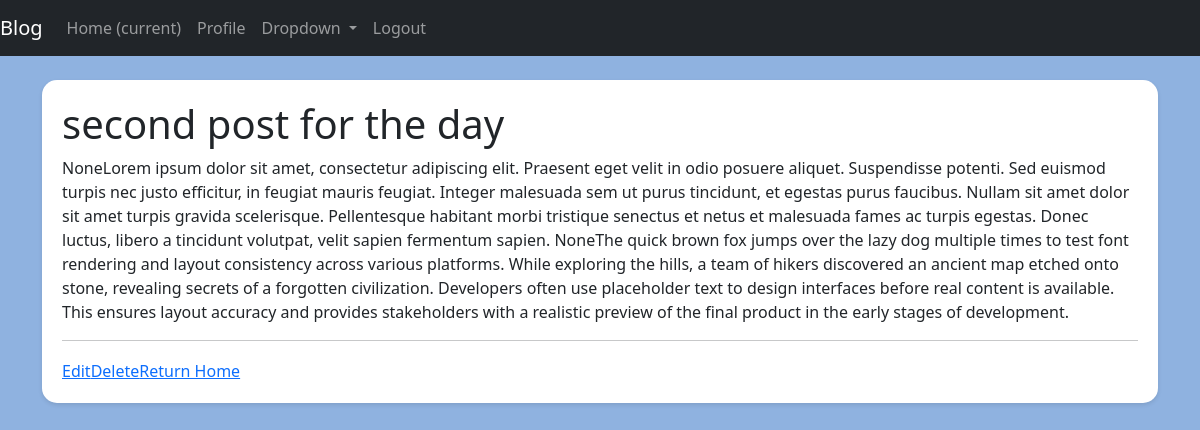
The page /blog/post/2 (signed in) on the database its author committed.
### blog/models.py (models this page shows, shortened)
class Post(models.Model):
    title = models.CharField(max_length=200)
    content = models.TextField()
    created_at = models.DateTimeField(auto_now_add=True)

### blog/views.py (the view)
# urls.py: path("post/<int:pk>", views.post_details, name="post-detail"),
@login_required
def post_details(request, pk):
    post = get_object_or_404(Post, pk=pk)
    return render(request, 'blog/post_detail.html', {'post':post})

### blog/templates/blog/post_detail.html
{% extends "blog/base.html" %}
{% block content %}
    <div class="content-section">
        <h1>{{post.title}}</h1>
        <p>{{post.content}}</p>
        <hr>
        <div class="btn-group">
            <a href="{% url 'post-update' post.pk%}">Edit</a>
            <a href="{% url 'post-delete' post.pk%}">Delete</a>
            <a href="{% url 'home' %}">Return Home</a>
        </div>
    </div>
{% endblock content %}

### blog/templates/blog/base.html (style rules this page uses)
body { background-color: #8fb2e0; height: dvh; width: dvw; }
.content-section { background: white; padding: 20px; border-radius: 15px; box-shadow: 0 2px 4px rgba(0, 0, 0, 0.1); margin-bottom: 20px; }

### rows shown on the page
Post: title "second post for the day", content "NoneLorem ipsum dolor sit amet, consectetur adipiscing elit. Praesent eget velit in odio posuere aliquet. Suspendisse potenti. Sed euismod turpis nec justo efficitur, in feugiat mauris feugiat. Integer malesuada sem ut purus tincidunt, et egestas purus faucibus. Nullam sit amet dolor sit amet turpis gravida scelerisque. Pellentesque habitant morbi tristique senectus et netus et malesuada fames ac turpis egestas. Donec luctus, libero a tincidunt volutpat, velit sapien fermentum sapien. NoneThe quick brown fox jumps over the lazy dog multiple times to test font rendering and layout consistency across various platforms. While exploring the hills, a team of hikers discovered an ancient map…"
